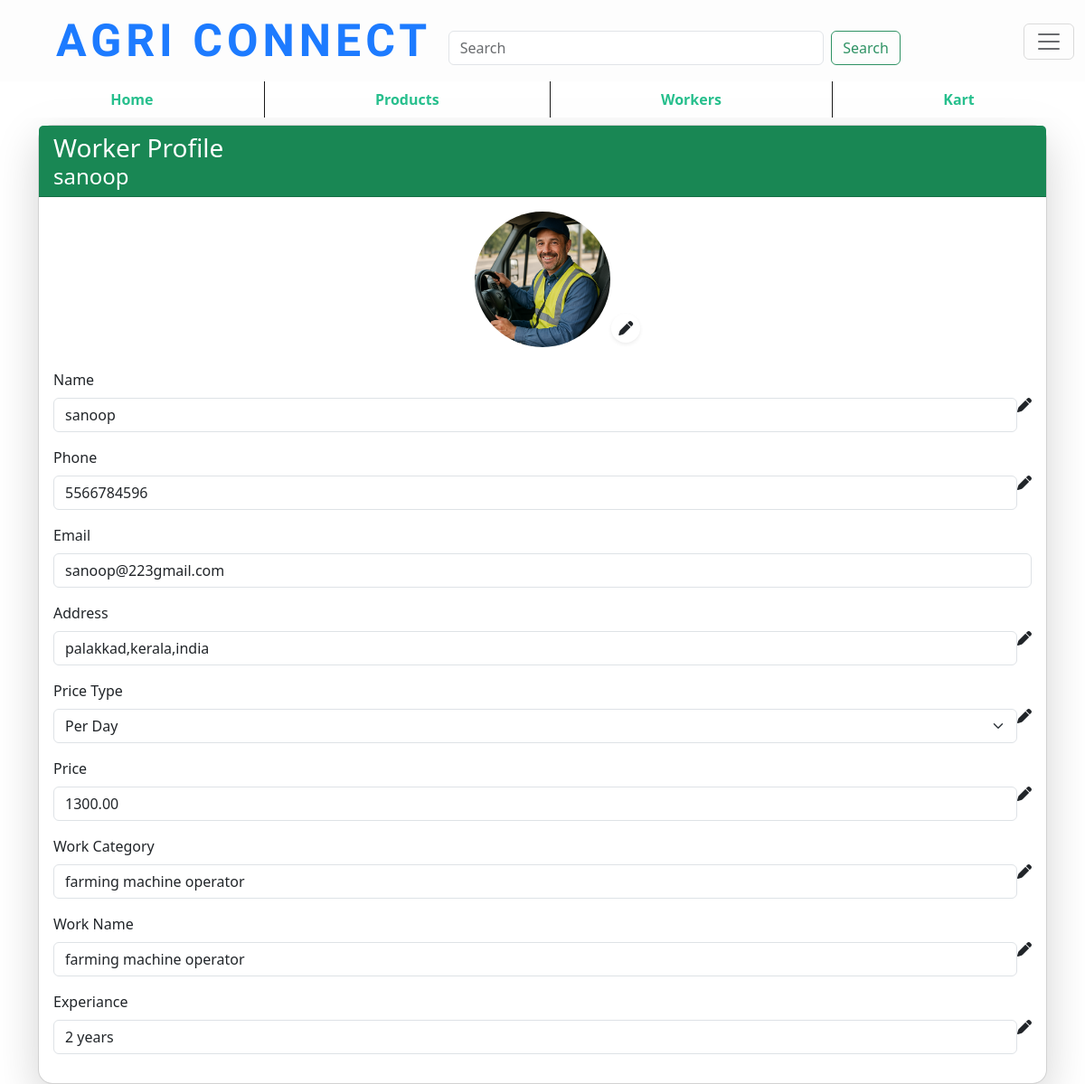
Page /worker_profile/ (signed in) on the committed database.
### app1/models.py (models this page shows, shortened)
class Worker(models.Model):
    PRICE_TYPE_CHOICES = [
        ('day', 'Per Day'),
        ('hour', 'Per Hour'),
    ]
    user = models.OneToOneField(User, on_delete=models.CASCADE)
    name = models.CharField(max_length=100)
    age = models.IntegerField()
    work_category = models.CharField(max_length=100)
    work_name = models.CharField(max_length=100)
    price_type = models.CharField(max_length=10, choices=PRICE_TYPE_CHOICES)
    price = models.DecimalField(max_digits=10, decimal_places=2)
    phone = models.CharField(max_length=15)
    email = models.EmailField()
    address = models.CharField(max_length=255, null=True, blank=True)
    experience = models.TextField(null=True, blank=True)
    availability = models.BooleanField(default=True)
    image = models.ImageField(upload_to='worker_images/', null=True, blank=True)
    ragting = models.DecimalField(max_digits=3, decimal_places=2, default=0.0)

### app1/views.py (the view)
# urls.py: path('worker_profile/', views.worker_profile, name='worker_profile'),
def worker_profile(request):
    user=request.session['U_id']
    worker=Worker.objects.get(user=user)
    dict_worker={
        'worker':worker,
    }
    return render(request,'worker_profile.html',dict_worker)

### templates/worker_profile.html (shortened to what this page needs)
{% extends 'base.html' %}
{% load static %}
{% block content %}
<div class="container mt-5">
    <div class="card shadow-lg rounded-4">
        <div class="card-header bg-success text-white">
            <h3 class="mb-0">Worker Profile</h3>
            <h4 class="mb-0">{{ worker.name }}</h4>
        </div>
        <div class="card-body">
            <div class="text-center mb-4 position-relative">
                {% if worker.image %}
                    <img src="{{ worker.image.url }}" alt="Profile Image" class="rounded-circle" width="150" height="150" id="profileImage">
                {% else %}
                    <img src="{% static '/image/agri_1.png' %}" alt="Default Profile Image" class="rounded-circle" width="150" height="150" id="profileImage">
                {% endif %}
                <label for="imageUpload" class="position-absolute" style="right: 40%; bottom: 5px; cursor: pointer;">
                    <i class="fas fa-pen edit-icon bg-white p-2 rounded-circle shadow-sm"></i>
                </label>
            </div>
            <div class="mb-3">
                <label class="form-label">Name</label>
                <div class="d-flex">
                    <input type="text" name="name" class="form-control" id="nameInput" value="{{ worker.name }}" readonly
                           onblur="autoSave('name', this.value)">
                    <i class="fas fa-pen edit-icon" onclick="enableEdit('nameInput')"></i>
                </div>
            </div>
            <div class="mb-3">
                <label class="form-label">Phone</label>
                <div class="d-flex">
                    <input type="text" class="form-control" id="phoneInput" value="{{ worker.phone }}" readonly
                           onblur="autoSave('phone', this.value)">
                    <i class="fas fa-pen edit-icon" onclick="enableEdit('phoneInput')"></i>
                </div>
            </div>
            <div class="mb-3">
                <label class="form-label">Email</label>
                <div class="d-flex">
                    <input type="email" class="form-control" id="emailInput" value="{{ worker.email }}" readonly>
                </div>
            </div>
            <div class="mb-3">
                <label class="form-label">Address</label>
                <div class="d-flex">
                    <input type="text" class="form-control" id="addressInput" value="{{ worker.address }}" readonly
                           onblur="autoSave('address', this.value)">
                    <i class="fas fa-pen edit-icon" onclick="enableEdit('addressInput')"></i>
                </div>
            </div>
            <div class="mb-3">
                <label class="form-label">Price Type</label>
                <div class="d-flex">
                <select class="form-select" id="selectInput" name="price_type" onblur="autoSave('price_type', this.value)" readonly>
                    <option selected value="per day">Per Day</option>
                </select>
                    <i class="fas fa-pen edit-icon" onclick="enableEdit('selectInput')"></i>
                </div>
            </div>
            <div class="mb-3">
                <label class="form-label">Price</label>
                <div class="d-flex">
                    <input type="text" class="form-control" id="priceInput" value="{{ worker.price }}" readonly
                           onblur="autoSave('price', this.value)">
                    <i class="fas fa-pen edit-icon" onclick="enableEdit('priceInput')"></i>
                </div>
            </div>
            <div class="mb-3">
                <label class="form-label">Work Category</label>
                <div class="d-flex">
                    <input type="text" class="form-control" id="work_categoryInput" value="{{ worker.work_category }}" readonly
                           onblur="autoSave('work_category', this.value)">
                    <i class="fas fa-pen edit-icon" onclick="enableEdit('work_categoryInput')"></i>
                </div>
            </div>
            <div class="mb-3">
                <label class="form-label">Work Name</label>
                <div class="d-flex">
                    <input type="text" class="form-control" id="work_nameInput" value="{{ worker.work_name }}" readonly
                           onblur="autoSave('work_name', this.value)">
                    <i class="fas fa-pen edit-icon" onclick="enableEdit('work_nameInput')"></i>
                </div>
            </div>
            <div class="mb-3">
                <label class="form-label">Experiance</label>
                <div class="d-flex">
                    <input type="text" class="form-control" id="work_experienceInput" value="{{ worker.experience }}" readonly
                           onblur="autoSave('work_experience', this.value)">
                    <i class="fas fa-pen edit-icon" onclick="enableEdit('work_experienceInput')"></i>
                </div>
            </div>
            </div>
        </div>
    </div>
{% endblock %}

### static/css/base.css (style rules this page uses)
body { margin: 0; padding: 0; }

### rows in the picture
Worker: name "sanoop", image (picture), phone "5566784596", email "sanoop@223gmail.com", address "palakkad,kerala,india", price "1300.00", work_category "farming machine operator", work_name "farming machine operator", experience "2 years"
